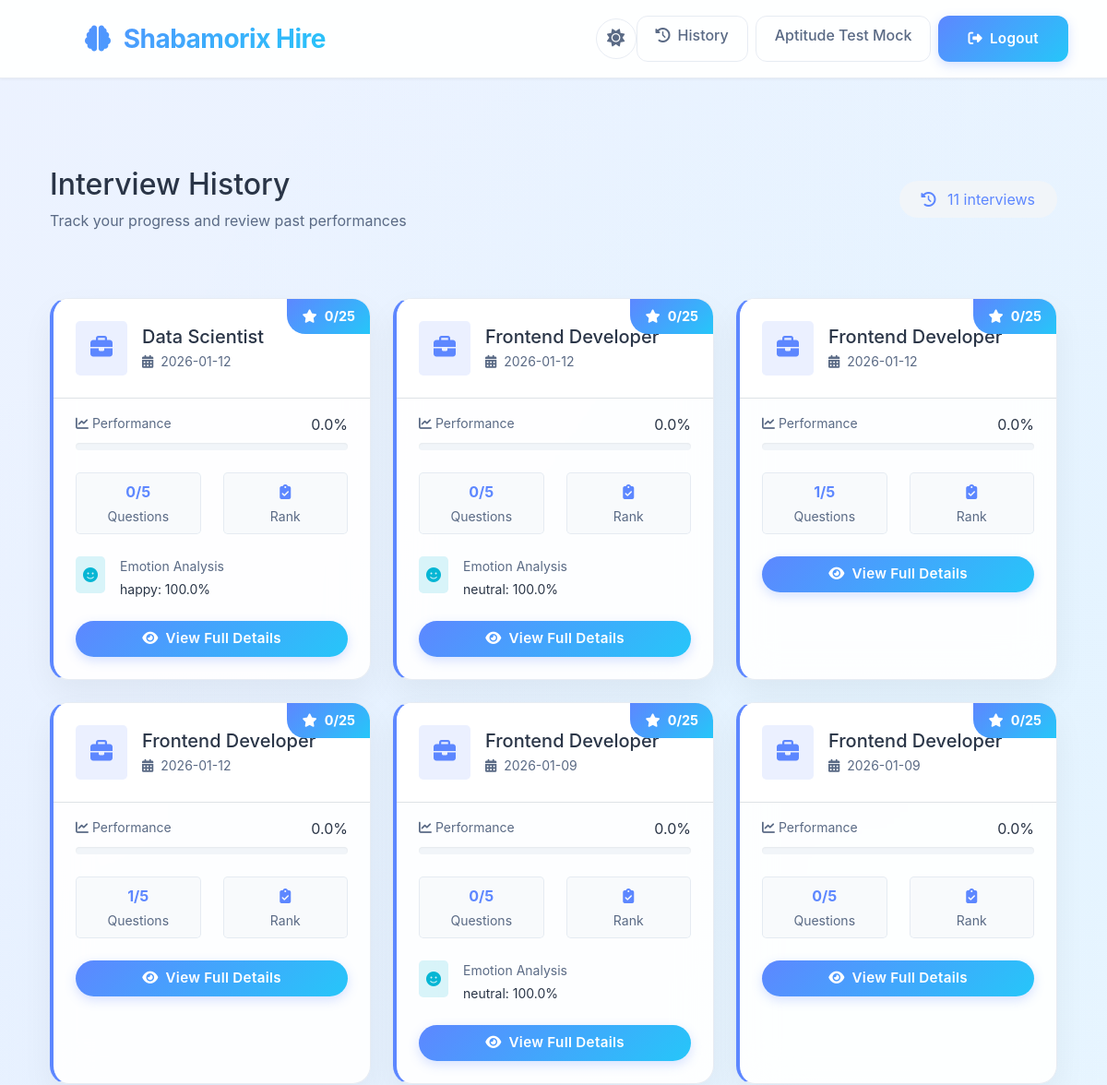
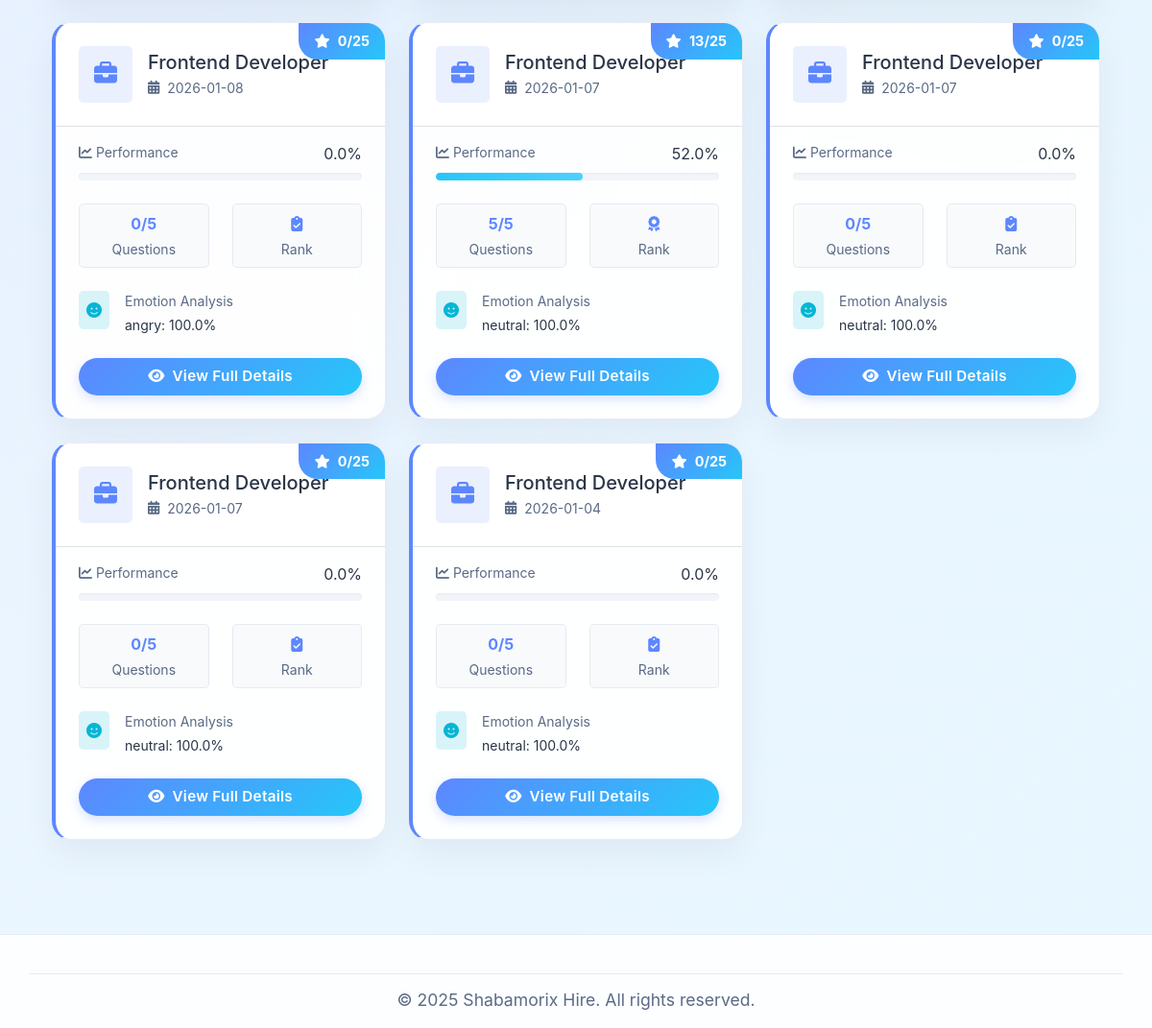
The app's page /previous_interviews (signed in) with its own data (2 pictures, top to bottom).
### tables this page shows
CREATE TABLE interview_results (
            id INTEGER PRIMARY KEY AUTOINCREMENT,
            username TEXT,
            role TEXT,
            total_score INTEGER,
            max_score INTEGER,
            answered_count INTEGER,
            total_questions INTEGER,
            emotion_summary TEXT,
            interview_date TIMESTAMP DEFAULT CURRENT_TIMESTAMP,
            questions TEXT,
            user_answers TEXT,
            scores TEXT
        );

### app.py (the view)
@app.route('/previous_interviews')
def previous_interviews():
    if 'username' not in session:
        return redirect(url_for('login'))
    interviews = get_user_interview_results(session['username'])
    return render_template('previous_interviews.html',
                         username=session['username'],
                         interviews=interviews)

### templates/previous_interviews.html (shortened to what this page needs)
{% extends "base.html" %}
{% block content %}
<div class="container py-5">
    <div class="row mb-5">
        <div class="col-12">
            <div class="d-flex justify-content-between align-items-center mb-4">
                <div>
                    <h1 class="h2 mb-2 fw-semibold" style="color: var(--text-dark);">
                        Interview History
                    </h1>
                    <p style="color: var(--text-light);" class="mb-0">
                        Track your progress and review past performances
                    </p>
                </div>
                <div class="stats-badge rounded-pill px-4 py-2"
                    style="background: var(--gray-100); color: var(--primary-color);">
                    <i class="fas fa-history me-2"></i>
                    <span class="fw-medium">{{ interviews|length }} interviews</span>
                </div>
            </div>
        </div>
    </div>
    {% if interviews %}
    <div class="row g-4">
        {% for interview in interviews %}
        <div class="col-lg-6 col-xl-4">
            <div class="glass-card interview-card h-100 p-0 overflow-hidden position-relative hover-lift">
                <div class="score-ribbon position-absolute top-0 end-0">
                    <div class="score-pill">
                        <i class="fas fa-star me-1"></i>
                        <span class="fw-bold">
                            {{ interview.total_score }}/{{ interview.max_score }}
                        </span>
                    </div>
                </div>
                <div class="card-header border-bottom pt-4 pb-3 px-4"
                    style="background: var(--card-bg); border-color: var(--border-color);">
                    <div class="d-flex align-items-center mb-2">
                        <div class="icon-wrapper rounded-3 p-3 me-3" style="background: rgba(93,135,255,0.12);">
                            <i class="fas fa-briefcase fs-4" style="color: var(--primary-color);"></i>
                        </div>
                        <div class="flex-grow-1">
                            <h5 class="mb-1 fw-semibold" style="color: var(--text-dark);">
                                {{ interview.role }}
                            </h5>
                            <div class="d-flex align-items-center">
                                <i class="fas fa-calendar-alt me-2 small" style="color: var(--text-light);"></i>
                                <span class="small" style="color: var(--text-light);">
                                    {{ interview.interview_date.split()[0] }}
                                </span>
                            </div>
                        </div>
                    </div>
                </div>
                <div class="card-body px-4 pb-4">
                    <div class="mb-4">
                        <div class="d-flex justify-content-between mb-2">
                            <span class="small" style="color: var(--text-light);">
                                <i class="fas fa-chart-line me-1"></i>Performance
                            </span>
                            {% set perc = (interview.total_score/interview.max_score)*100 if interview.max_score > 0
                            else 0 %}
                            <span class="fw-semibold" style="color: var(--text-dark);">
                                {{ "%.1f"|format(perc) }}%
                            </span>
                        </div>
                        <div class="progress" style="height:8px; background: var(--gray-100);">
                            <div class="progress-bar" style="width: {{ perc }}%;
                                 background:
                                 {% if perc >= 85 %}
                                    linear-gradient(90deg,#22c55e,#4ade80)
                                 {% elif perc >= 70 %}
                                    linear-gradient(90deg,var(--primary-color),#7c9aff)
                                 {% elif perc >= 50 %}
                                    linear-gradient(90deg,var(--secondary-color),#4dd1ff)
                                 {% else %}
                                    linear-gradient(90deg,var(--accent-color),#ffb74d)
                                 {% endif %};">
                            </div>
                        </div>
                    </div>
                    <div class="row mb-4">
                        <div class="col-6">
                            <div class="stat-item text-center p-2 rounded-3" style="background: var(--gray-50);">
                                <div class="fw-bold mb-1" style="color: var(--primary-color);">
                                    {{ interview.answered_count }}/{{ interview.total_questions }}
                                </div>
                                <div class="small" style="color: var(--text-light);">
                                    Questions
                                </div>
                            </div>
                        </div>
                        <div class="col-6">
                            <div class="stat-item text-center p-2 rounded-3" style="background: var(--gray-50);">
                                <div class="fw-bold mb-1" style="color: var(--primary-color);">
                                    {% if perc >= 85 %}
                                    <i class="fas fa-trophy"></i>
                                    {% elif perc >= 70 %}
                                    <i class="fas fa-medal"></i>
                                    {% elif perc >= 50 %}
                                    <i class="fas fa-award"></i>
                                    {% else %}
                                    <i class="fas fa-clipboard-check"></i>
                                    {% endif %}
                                </div>
                                <div class="small" style="color: var(--text-light);">
                                    Rank
                                </div>
                            </div>
                        </div>
                    </div>
                    {% if interview.emotion_summary %}
                    <div class="emotion-summary mb-4">
                        <div class="d-flex align-items-start">
                            <div class="icon-wrapper rounded-3 p-2 me-3" style="background: rgba(6,182,212,0.15);">
                                <i class="fas fa-smile" style="color:#06b6d4;"></i>
                            </div>
                            <div>
                                <p class="small mb-1" style="color: var(--text-light);">
                                    Emotion Analysis
                                </p>
                                <p class="small mb-0" style="color: var(--text-dark);">
                                    {{ interview.emotion_summary }}
                                </p>
                            </div>
                        </div>
                    </div>
                    {% endif %}
                    <div class="text-center">
                        <a href="{{ url_for('interview_details', result_id=interview.id) }}"
                            class="btn btn-primary w-100 rounded-pill py-2">
                            <i class="fas fa-eye me-2"></i>View Full Details
                        </a>
                    </div>
                </div>
            </div>
        </div>
        {% endfor %}
    </div>
    {% endif %}
</div>
{% endblock %}

### templates/base.html (style rules this page uses)
:root { --primary-color: #5D87FF; --secondary-color: #26C6F9; --accent-color: #FF9F43; --light-primary: #ECF2FF; --light-secondary: #E8F7FF; --light-accent: #FFF5EB; --text-dark: #2A3547; --text-light: #5A6A85; --white: #FFFFFF; --gray-50: #F8FAFC; --gray-100: #F1F5F9; --bg-color: #F8FAFC; --card-bg: rgba(255, 255, 255, 0.92); --navbar-bg: rgba(255, 255, 255, 0.95); --footer-bg: rgba(255, 255, 255, 0.9); --border-color: rgba(226, 232, 240, 0.8); --shadow-color: rgba(0, 0, 0, 0.05); }
body { background: linear-gradient(135deg, var(--light-primary) 0%, var(--light-secondary) 100%); min-height: 100vh; font-family: 'Inter', -apple-system, BlinkMacSystemFont, 'Segoe UI', Roboto, sans-serif; position: relative; overflow-x: hidden; color: var(--text-dark); transition: background-color 0.3s ease, color 0.3s ease; }
body::before { content: ''; position: absolute; top: 0; left: 0; width: 100%; height: 100%; background-image: radial-gradient(circle at 15% 50%, rgba(93, 135, 255, 0.03) 0px, transparent 50%), radial-gradient(circle at 85% 30%, rgba(38, 198, 249, 0.03) 0px, transparent 50%); z-index: -1; transition: opacity 0.3s ease; }
.glass-card { background: var(--card-bg); backdrop-filter: blur(20px); border-radius: 24px; border: 1px solid var(--border-color); box-shadow: 0 4px 6px -1px var(--shadow-color), 0 10px 15px -3px var(--shadow-color), inset 0 1px 0 rgba(255, 255, 255, 0.1); transition: all 0.4s cubic-bezier(0.4, 0, 0.2, 1); }
.btn-primary { background: linear-gradient(135deg, var(--primary-color), var(--secondary-color)); border: none; border-radius: 12px; padding: 14px 32px; font-weight: 600; font-size: 0.95rem; letter-spacing: 0.3px; transition: all 0.3s ease; box-shadow: 0 4px 12px rgba(93, 135, 255, 0.25); position: relative; overflow: hidden; }
.btn-primary::after { content: ''; position: absolute; top: 0; left: -100%; width: 100%; height: 100%; background: linear-gradient(90deg, transparent, rgba(255, 255, 255, 0.2), transparent); transition: 0.5s; }
.progress { height: 10px; border-radius: 10px; background: var(--gray-100); overflow: hidden; box-shadow: inset 0 1px 2px var(--shadow-color); }
.progress-bar { background: linear-gradient(90deg, var(--primary-color), var(--secondary-color)); border-radius: 10px; transition: width 1s cubic-bezier(0.4, 0, 0.2, 1); }
.hover-lift { transition: transform 0.3s ease, box-shadow 0.3s ease; }

### templates/previous_interviews.html (style rules this page uses)
.glass-card { background: var(--card-bg); backdrop-filter: blur(20px); border-radius: 20px; border: 1px solid var(--border-color); box-shadow: 0 15px 35px var(--shadow-color); transition: all 0.3s ease; }
.interview-card { border-left: 4px solid var(--primary-color); opacity: 0; transform: translateY(20px); animation: fadeInUp 0.6s ease forwards; }
.score-pill { padding: 8px 16px; border-radius: 0 0 0 20px; background: linear-gradient(135deg, var(--primary-color), var(--secondary-color)); color: white; font-size: 0.9rem; }
.stat-item { border: 1px solid var(--border-color); transition: all 0.2s ease; }

### records on screen
interview_results: total_score "0", max_score "25", role "Data Scientist", interview_date "2026-01-12", perc "0.0", answered_count "0", total_questions "5", emotion_summary "happy: 100.0%"
interview_results: total_score "0", max_score "25", role "Frontend Developer", interview_date "2026-01-12", perc "0.0", answered_count "0", total_questions "5", emotion_summary "neutral: 100.0%"
interview_results: total_score "0", max_score "25", role "Frontend Developer", interview_date "2026-01-12", perc "0.0", answered_count "1", total_questions "5"
interview_results: total_score "0", max_score "25", role "Frontend Developer", interview_date "2026-01-12", perc "0.0", answered_count "1", total_questions "5"
interview_results: total_score "0", max_score "25", role "Frontend Developer", interview_date "2026-01-09", perc "0.0", answered_count "0", total_questions "5", emotion_summary "neutral: 100.0%"
interview_results: total_score "0", max_score "25", role "Frontend Developer", interview_date "2026-01-09", perc "0.0", answered_count "0", total_questions "5"
interview_results: total_score "0", max_score "25", role "Frontend Developer", interview_date "2026-01-08", perc "0.0", answered_count "0", total_questions "5", emotion_summary "angry: 100.0%"
interview_results: total_score "13", max_score "25", role "Frontend Developer", interview_date "2026-01-07", perc "52.0", answered_count "5", total_questions "5", emotion_summary "neutral: 100.0%"
interview_results: total_score "0", max_score "25", role "Frontend Developer", interview_date "2026-01-07", perc "0.0", answered_count "0", total_questions "5", emotion_summary "neutral: 100.0%"
interview_results: total_score "0", max_score "25", role "Frontend Developer", interview_date "2026-01-07", perc "0.0", answered_count "0", total_questions "5", emotion_summary "neutral: 100.0%"
interview_results: total_score "0", max_score "25", role "Frontend Developer", interview_date "2026-01-04", perc "0.0", answered_count "0", total_questions "5", emotion_summary "neutral: 100.0%"

### other values on screen
{{ interviews|length }} "11"
